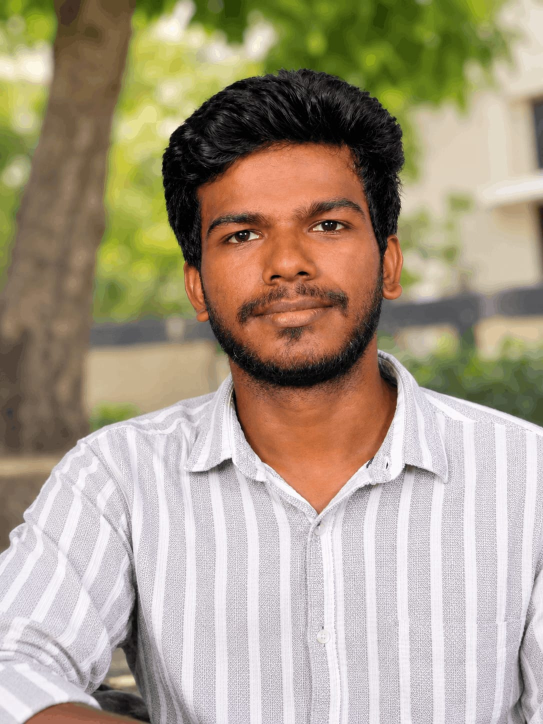
#> input picture profile pic.jpeg, 1086 x 1448 px (shown at 1/2 size)
$ python process_assets.py
#> lines starting #> are read from the running program, lines starting #| are printed output that depends on the picture
import os
import shutil
from PIL import Image, ImageEnhance

BASE_DIR = os.path.dirname(os.path.abspath(__file__))
CLIENT_PUBLIC = os.path.join(BASE_DIR, 'client', 'public', 'assets')

def ensure_dir(path):
    os.makedirs(path, exist_ok=True)

def process_and_copy():
    # 1. Resume
    resume_dest = os.path.join(CLIENT_PUBLIC, 'resume')
    ensure_dir(resume_dest)
    resume_src = os.path.join(BASE_DIR, 'MaruthappanM_Resume.pdf')
    if os.path.exists(resume_src):
        shutil.copy2(resume_src, os.path.join(resume_dest, 'MaruthappanM_Resume.pdf'))
        print("Copied resume PDF.")

    # 2. Profile Photo
    profile_dest = os.path.join(CLIENT_PUBLIC, 'profile')
    ensure_dir(profile_dest)
    prof_src = os.path.join(BASE_DIR, 'profile pic.jpeg')
    if os.path.exists(prof_src):
        with Image.open(prof_src) as img:
            # Slight color and contrast preservation
#> img is the input picture: PIL image 1086x1448 RGB; mean R, G, B 168.9, 155.7, 134.4
            img_rgb = img.convert('RGB')
            # Save high-res
            img_rgb.save(os.path.join(profile_dest, 'maruthappan.jpg'), quality=95, optimize=True)
            # Create a thumbnail / web version
            img_thumb = img_rgb.copy()
            img_thumb.thumbnail((800, 1000), Image.Resampling.LANCZOS)
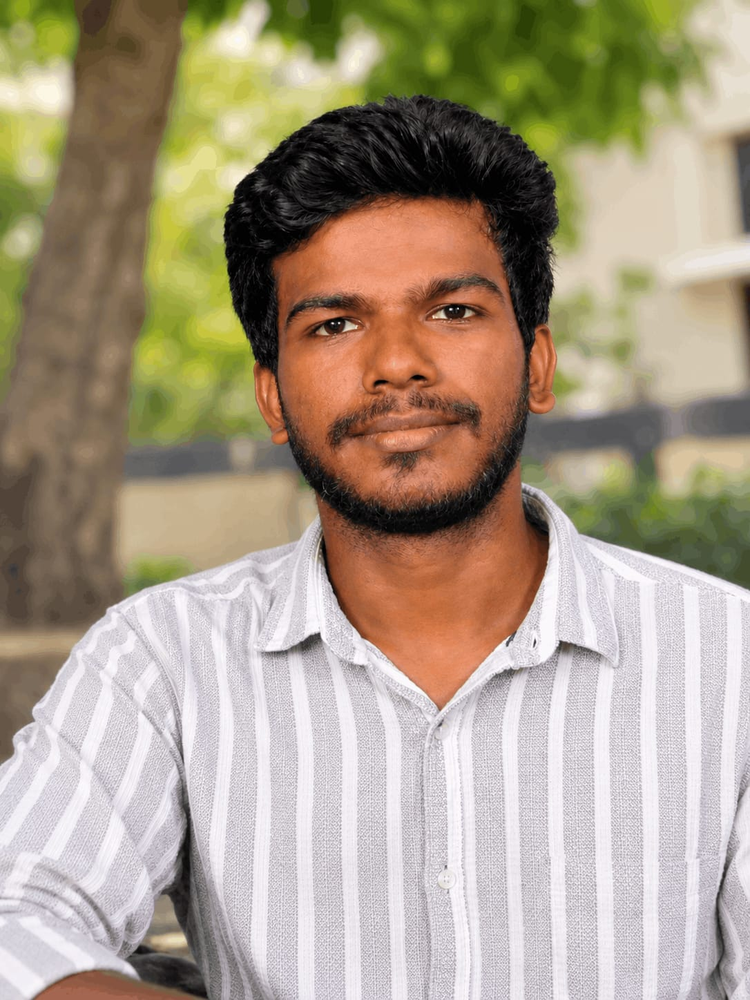
#> img_thumb: PIL image 750x1000 RGB; mean R, G, B 168.9, 155.7, 134.4
            img_thumb.save(os.path.join(profile_dest, 'maruthappan_web.jpg'), quality=92, optimize=True)
            print("Processed profile picture.")

    # 3. Certificates
    cert_src_dir = os.path.join(BASE_DIR, 'certification')
    cert_dest_dir = os.path.join(CLIENT_PUBLIC, 'certificates')
    ensure_dir(cert_dest_dir)
    if os.path.exists(cert_src_dir):
        for f in os.listdir(cert_src_dir):
            if f.lower().endswith(('.jpeg', '.jpg', '.png')):
                src_path = os.path.join(cert_src_dir, f)
                with Image.open(src_path) as img:
                    img_rgb = img.convert('RGB')
                    # Save optimized preview
                    clean_name = f.replace(' ', '_').lower()
                    img_rgb.save(os.path.join(cert_dest_dir, clean_name), quality=92, optimize=True)
                    print(f"Processed certificate: {clean_name}")

    # 4. Project Screenshots
    ss_src_dir = os.path.join(BASE_DIR, 'screen shots')
    proj_base = os.path.join(CLIENT_PUBLIC, 'projects')
    ensure_dir(proj_base)

    ng_dest = os.path.join(proj_base, 'nexusguard')
    ss_dest = os.path.join(proj_base, 'snapsense')
    mw_dest = os.path.join(proj_base, 'meshwave')
    sh_dest = os.path.join(proj_base, 'smarthome')
    for d in [ng_dest, ss_dest, mw_dest, sh_dest]:
        ensure_dir(d)

    if os.path.exists(ss_src_dir):
        for f in os.listdir(ss_src_dir):
            src_path = os.path.join(ss_src_dir, f)
            fl = f.lower()
            if fl.startswith('ng'):
                target_folder = ng_dest
            elif fl.startswith('ss'):
                target_folder = ss_dest
            elif fl.startswith('mw') or fl.startswith('m23'):
                target_folder = mw_dest
            else:
                target_folder = sh_dest

            with Image.open(src_path) as img:
                # If image is very huge (like mw1, mw2 > 2000px and 9MB PNG), downscale max dimension to 2000px while retaining crisp text
                w, h = img.size
                img_to_save = img.copy()
                if max(w, h) > 2000:
                    scale = 2000 / max(w, h)
                    img_to_save = img_to_save.resize((int(w * scale), int(h * scale)), Image.Resampling.LANCZOS)

                # Check format
                target_file = os.path.join(target_folder, fl)
                if fl.endswith('.png'):
                    img_to_save.save(target_file, optimize=True)
                else:
                    img_to_save.convert('RGB').save(target_file, quality=94, optimize=True)
                print(f"Processed screenshot {f} -> {target_folder}")

if __name__ == '__main__':
    process_and_copy()
